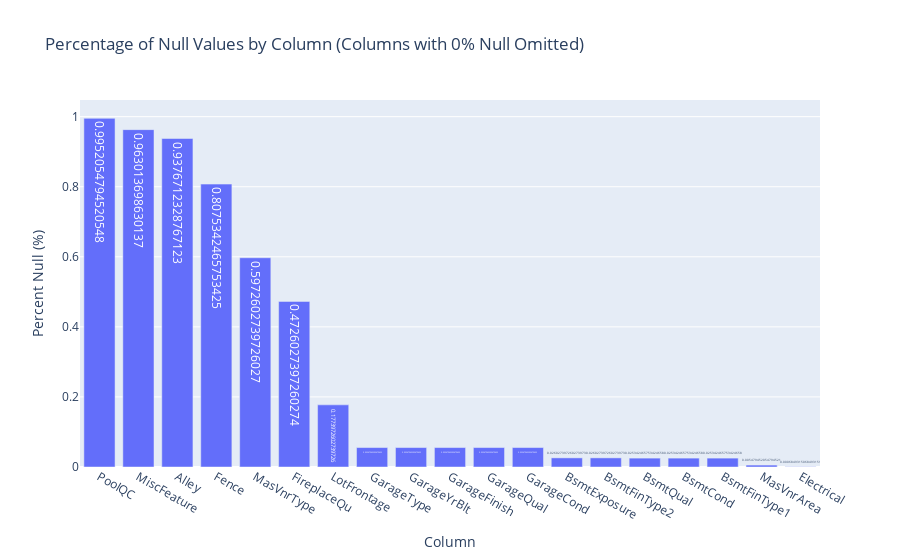

The notebook cell saved with this chart:
### Markdown cell above
## ❌ 3. Visualize Null Values and Remove High Percentage Null Columns

Next, it's always good to check if we have any column has a high percentage of null values and remove them as they won't provide much information to the model. Here we remove a column if it is more than 30% null.

### Code cell
# Calculate percentage of null values for each column
null_percentages = train.isnull().mean()
null_percentages = null_percentages.reset_index()
null_percentages.columns = ['column', 'percent_null']
null_percentages = null_percentages[null_percentages.percent_null > 0]
null_percentages.sort_values(by='percent_null', inplace=True, ascending=False)

# Create a bar chart using Plotly
fig = px.bar(
    null_percentages,
    x='column',
    y='percent_null',
    title='Percentage of Null Values by Column (Columns with 0% Null Omitted)',
    labels={'percent_null': 'Percent Null (%)', 'column': 'Column'},
    text='percent_null'
)

fig.show()

### Figure 1 — Plotly figure (JSON) as saved in the notebook; plotly's stock layout.template omitted (floating-point values rounded to 4 significant figures)
{"data": [{"hovertemplate": "Column=%{x}<br>Percent Null (%)=%{text}<extra></extra>", "legendgroup": "", "marker": {"color": "#636efa", "pattern": {"shape": ""}}, "name": "", "orientation": "v", "showlegend": false, "text": [0.9952, 0.963, 0.9377, 0.8075, 0.5973, 0.4726, 0.1774, 0.05548, 0.05548, 0.05548, 0.05548, 0.05548, 0.02603, 0.02603, 0.02534, 0.02534, 0.02534, 0.005479, 0.0006849], "textposition": "auto", "type": "bar", "x": ["PoolQC", "MiscFeature", "Alley", "Fence", "MasVnrType", "FireplaceQu", "LotFrontage", "GarageType", "GarageYrBlt", "GarageFinish", "GarageQual", "GarageCond", "BsmtExposure", "BsmtFinType2", "BsmtQual", "BsmtCond", "BsmtFinType1", "MasVnrArea", "Electrical"], "xaxis": "x", "y": [0.9952, 0.963, 0.9377, 0.8075, 0.5973, 0.4726, 0.1774, 0.05548, 0.05548, 0.05548, 0.05548, 0.05548, 0.02603, 0.02603, 0.02534, 0.02534, 0.02534, 0.005479, 0.0006849], "yaxis": "y"}], "layout": {"barmode": "relative", "legend": {"tracegroupgap": 0}, "title": {"text": "Percentage of Null Values by Column (Columns with 0% Null Omitted)"}, "xaxis": {"anchor": "y", "domain": [0, 1], "title": {"text": "Column"}}, "yaxis": {"anchor": "x", "domain": [0, 1], "title": {"text": "Percent Null (%)"}}}}
